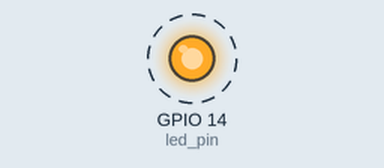
The program below on a simulated ESP32 board running MicroPython. Parts: output pins drawn as LEDs (lit = HIGH). Dashed ring = blinking. The clock reads 2024-03-15 10:24:30 at power-on unless the program sets it; what the program prints to the serial console is not drawn.

Above: at 0.2 s.
Timing chart, 0 to 3.0 s (numbered marks = the images above):
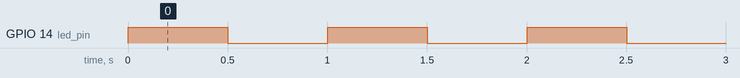

Measured:
- by itself, GPIO 14 (led_pin): alternates HIGH for 0.50 s and LOW for 0.50 s

The program:

03.wdt.py
```python
from machine import Pin, WDT
import time
import sys

# Duration to keep feeding the watchdog (3 minutes = 180 seconds)
RUN_DURATION = 180

def detect_board_and_configure_led():
    platform = sys.platform
    if platform == "esp32":
        print("ESP32 detected")
        led_pin = Pin(14, Pin.OUT)  # LED on GPIO 14 for ESP32
    elif platform == "rp2":
        print("RP2040 detected")
        led_pin = Pin(3, Pin.OUT)  # LED on GPIO 3 for RP2040
    else:
        print("Unsupported board:", platform)
        led_pin = None
    return led_pin

def main():
    # Print program start message
    print("Program started")

    # Detect board and configure LED
    led = detect_board_and_configure_led()
    if led is None:
        print("Program terminated due to unsupported board")
        return

    # Initialize Watchdog Timer with a 5-second timeout
    wdt = WDT(timeout=5000)

    start_time = time.time()

    while True:
        # Check if 3 minutes have passed
        if time.time() - start_time < RUN_DURATION:
            # Feed the watchdog to prevent reset
            wdt.feed()
            # Toggle LED to show activity
            led.value(not led.value())
            # Print program status
            print(f"Program running, LED state: {led.value()}, Time elapsed: {time.time() - start_time:.1f}s")
            time.sleep(0.5)  # Blink every 0.5 seconds
        else:
            # Stop feeding the watchdog, let it reset the microcontroller
            led.value(0)  # Turn off LED
            print("Stopped feeding watchdog. Awaiting reset...")
            while True:
                # Infinite loop to prevent further watchdog feeding
                pass

# Run the main function
main()
```
